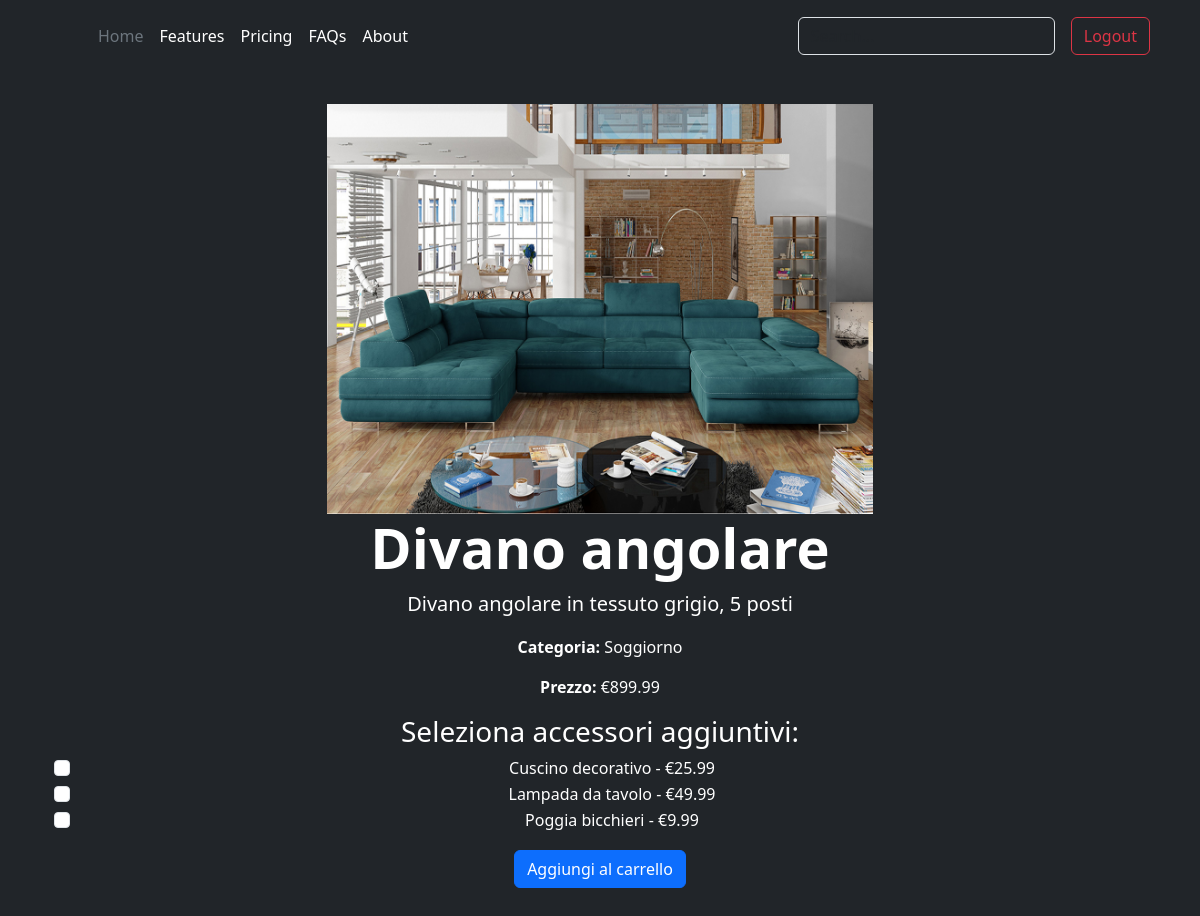
/view/dettaglio_prodotto.php?id=2 (signed in), run on the app's committed database.
### tables this page shows
CREATE TABLE if NOT EXISTS prodotto(
ID INT PRIMARY KEY AUTO_INCREMENT,
nome VARCHAR(255) NOT NULL , 
descrizione VARCHAR(1000),
prezzo FLOAT NOT NULL ,
percorso_immagine VARCHAR(255),
ID_categoria INT,
FOREIGN KEY (ID_categoria) REFERENCES categoria(ID));

CREATE TABLE if NOT EXISTS categoria(
ID INT PRIMARY KEY AUTO_INCREMENT,
nome VARCHAR(255) NOT NULL,
descrizione VARCHAR(1000));

CREATE TABLE if NOT EXISTS accessorio (
ID INT PRIMARY KEY AUTO_INCREMENT,
nome VARCHAR(255) NOT NULL,
descrizione VARCHAR(1000),
prezzo DECIMAL(10, 2) NOT NULL );

### view/dettaglio_prodotto.php (the view, shortened to what this page needs)
<!doctype html>
<html lang="en" data-bs-theme="auto">
<head>
  <link href="../css/product.css" rel="stylesheet">
  <link href="../assets/dist/css/bootstrap.min.css" rel="stylesheet">
</head>
<body>
  <header class="p-3 text-bg-dark">
    <div class="container">
      <div class="d-flex flex-wrap align-items-center justify-content-center justify-content-lg-start">
        <a href="/" class="d-flex align-items-center mb-2 mb-lg-0 text-white text-decoration-none">
          <svg class="bi me-2" width="40" height="32" role="img" aria-label="Bootstrap">
            <use xlink:href="#bootstrap" />
          </svg>
        </a>
        <ul class="nav col-12 col-lg-auto me-lg-auto mb-2 justify-content-center mb-md-0">
          <li><a href="#" class="nav-link px-2 text-secondary">Home</a></li>
          <li><a href="#" class="nav-link px-2 text-white">Features</a></li>
          <li><a href="#" class="nav-link px-2 text-white">Pricing</a></li>
          <li><a href="#" class="nav-link px-2 text-white">FAQs</a></li>
          <li><a href="#" class="nav-link px-2 text-white">About</a></li>
        </ul>
        <form class="col-12 col-lg-auto mb-3 mb-lg-0 me-lg-3" role="search">
          <input type="search" class="form-control form-control-dark text-bg-dark" placeholder="Search..."
            aria-label="Search">
        </form>
        <?php
  if (isset($_SESSION['user_id'])) {
      echo '<a href="logout.php" class="btn btn-outline-danger me-2">Logout</a>';
  } else {
      echo '<a href="login.php" class="btn btn-outline-light me-2">Login</a>';
      echo '<a href="registrazione.php" class="btn btn-warning">Sign-up</a>';
  }
  ?>
</div>
    <main>
      <div class="container py-5">
        <?php
        include "connessione.php";
        $connessione = new mysqli($hostname, $username, $password, "ecommerce");
        $id_prodotto = isset($_GET['id']) ? $_GET['id'] : die('ID Prodotto non specificato.');
        $sql = "SELECT prodotto.ID, prodotto.nome AS nome_prodotto, prodotto.descrizione, prodotto.prezzo, categoria.nome AS nome_categoria, prodotto.percorso_immagine FROM prodotto INNER JOIN categoria ON prodotto.ID_categoria = categoria.ID WHERE prodotto.ID = ?";
        if ($stmt = $connessione->prepare($sql)) {
          $stmt->bind_param("i", $id_prodotto);
          $stmt->execute();
          $result = $stmt->get_result();
          if ($row = $result->fetch_assoc()) {
            echo '<div class="text-center">';
            echo '<img src="../' . $row["percorso_immagine"] . '" class="img-fluid" alt="Immagine Prodotto" style="max-width: 50%; height: auto;">';
            echo '<h1 class="display-4 fw-bold">' . $row["nome_prodotto"] . '</h1>';
            echo '<p class="lead">' . $row["descrizione"] . '</p>';
            echo '<p><strong>Categoria:</strong> ' . $row["nome_categoria"] . '</p>';
            echo '<p><strong>Prezzo:</strong> €' . $row["prezzo"] . '</p>';
            echo '</div>';
          } else {
            echo "Prodotto non trovato.";
          }
          echo '<form action="aggiungi_al_carrello.php" method="POST" class="text-center">';
          echo '<h3>Seleziona accessori aggiuntivi:</h3>';
          $sqlAccessori = "SELECT ID, nome, prezzo FROM accessorio";
          $resultAccessori = $connessione->query($sqlAccessori);
          if ($resultAccessori->num_rows > 0) {
            while ($rowAccessori = $resultAccessori->fetch_assoc()) {
              echo '<div class="form-check">';
              echo '<input class="form-check-input" type="checkbox" name="accessori[]" value="' . $rowAccessori["ID"] . '">';
              echo '<label class="form-check-label">' . $rowAccessori["nome"] . ' - €' . $rowAccessori["prezzo"] . '</label>';
              echo '</div>';
            }
          } else {
            echo "Nessun accessorio disponibile.";
          }
          echo '<button type="submit" class="btn btn-primary mt-3">Aggiungi al carrello</button>';
          echo '</form>';
        } else {
          echo "Errore nella preparazione della query.";
        }
        ?>
      </div>
    </main>
    </div>
</body>
</html>

### css/product.css (style rules this page uses)
.bi { vertical-align: -.125em; fill: currentColor; }
.container { max-width: 960px; }

### data on the page
prodotto: percorso_immagine (picture), nome "Divano angolare", descrizione "Divano angolare in tessuto grigio, 5 posti", ID_categoria.nome "Soggiorno", prezzo "899.99"
accessorio: nome "Cuscino decorativo", prezzo "25.99"
accessorio: nome "Lampada da tavolo", prezzo "49.99"
accessorio: nome "Poggia bicchieri", prezzo "9.99"
